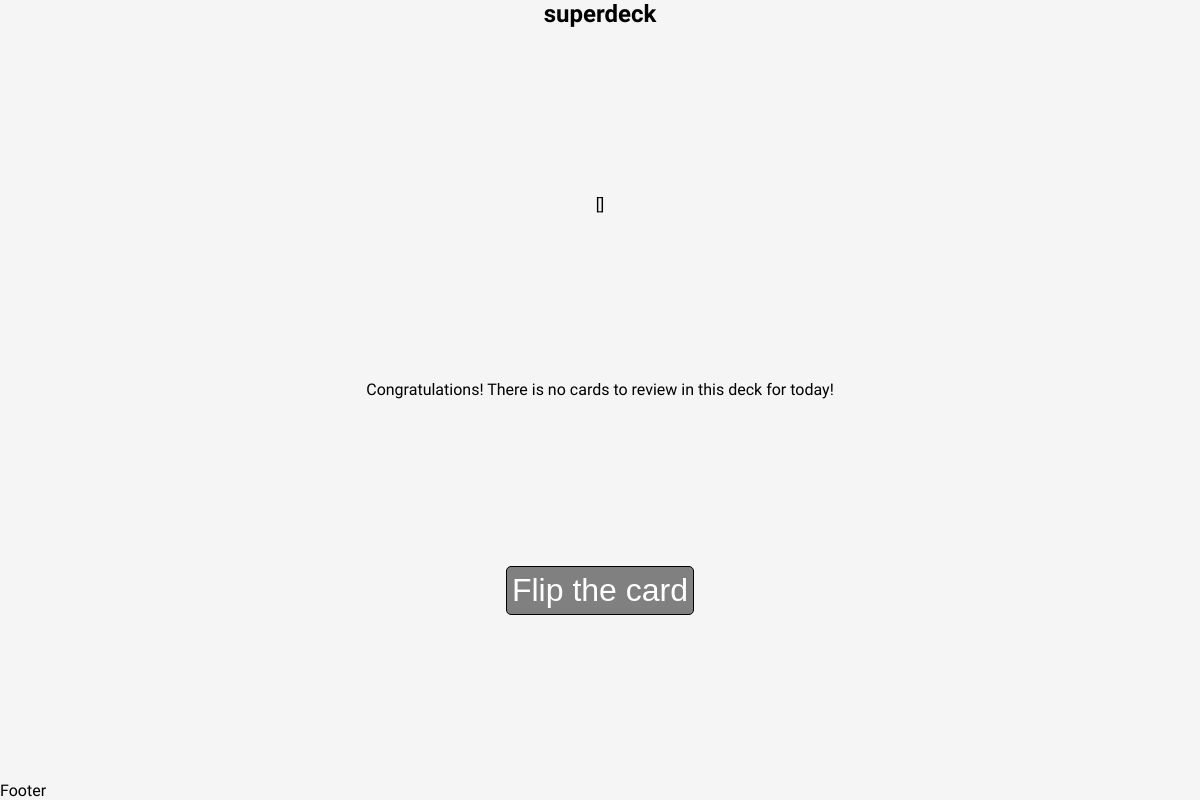
The page /review/?deck_name=superdeck (signed in) on the database as committed earlier.
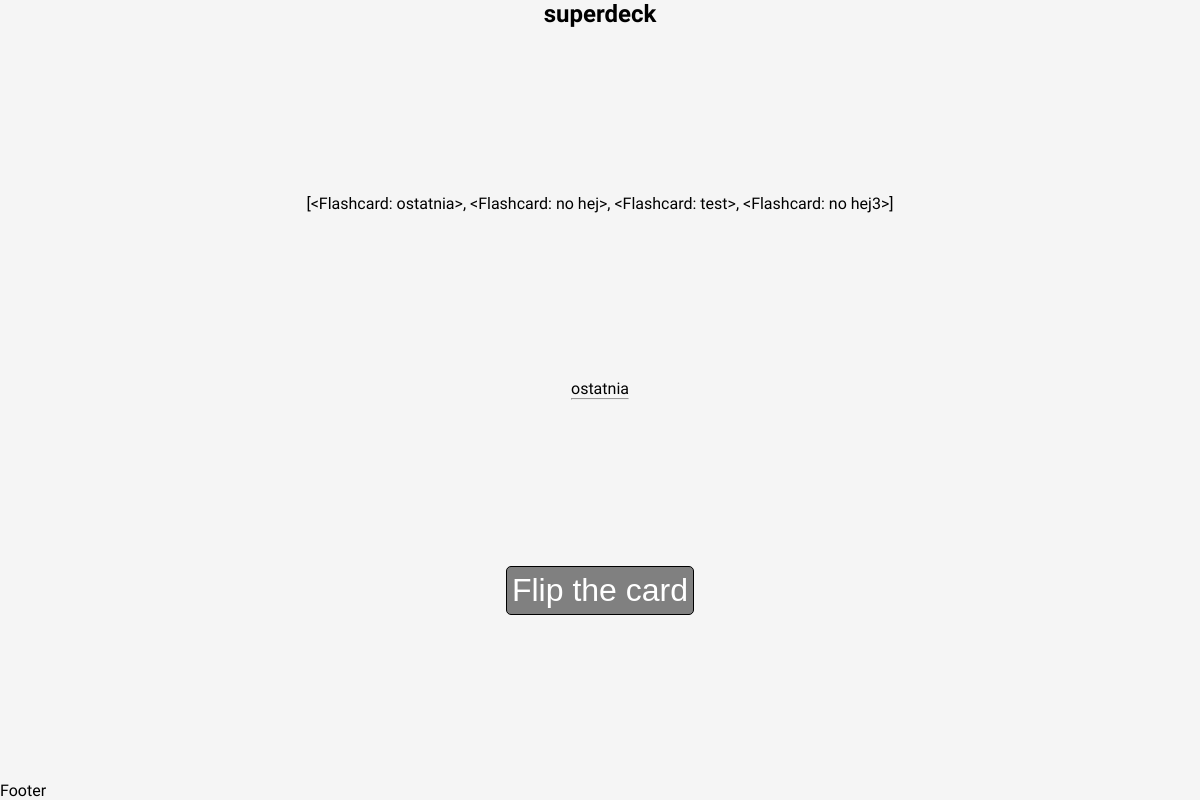
The same page on the database as committed later.
### mainapp/models.py (models this page shows, shortened)
class Deck(models.Model):
    name = models.CharField(max_length=140)
    user = models.ForeignKey(User,related_name="decks",on_delete=models.CASCADE)
    description = models.CharField(max_length=300, blank=True, null=True)
    def flashcards_to_review(self):
        return self.flashcards.filter(next_review__lte=timezone.now().date())

class Flashcard(models.Model):
    front = models.CharField(max_length=500)
    back = models.CharField(max_length=500)
    user = models.ForeignKey(User, on_delete=models.CASCADE)
    deck = models.ForeignKey(Deck, related_name="flashcards",on_delete=models.CASCADE)
    winning_streak = models.IntegerField(default=0)
    easiness_factor = models.FloatField(default=2.5)
    interval = models.IntegerField(default=0)
    next_review = models.DateField(default=timezone.now().date())
    def __str__(self):
        return self.front

### mainapp/views.py (the view)
# urls.py: urlpatterns = [path("", views.landing_page, name="landing_page"),path("translator/", views.translator, name="translator"), path("review/", views.review, name="review"), path("users/<str:user_username>
def review(request):
    deck_name = request.GET.get("deck_name")
    deck = get_object_or_404(Deck, name=deck_name, user=request.user)
    flashcards_for_review = deck.flashcards_to_review()
    flashcards_list = list(flashcards_for_review)
    random.shuffle(flashcards_list)
    if request.headers.get("x-requested-with") == "XMLHttpRequest":
        current_index = int(request.GET.get("current_index",0))
        next_index = current_index+1
        next_flashcard = flashcards_list[next_index]
        return JsonResponse({"front":next_flashcard.front, "back":next_flashcard.back, "index":next_index})
    return render(request, "mainapp/review.html", {"deck_name":deck_name,"flashcards_list":flashcards_list})

### mainapp/templates/mainapp/review.html (shortened to what this page needs)
{% extends "mainapp/landing_page.html" %}
{% block content %}
<h2 id="deck-name">{{deck_name}}</h2>
{{flashcards_list}}
<div id="flashcard-container">
    {% if flashcards_list %}
    {{flashcards_list.0.front}}
    <hr>
    {% else %}
    <p>Congratulations! There is no cards to review in this deck for today!</p>
    {% endif %}
</div>
<button class="show-answer">Flip the card</button>
{% endblock content %}

### mainapp/templates/mainapp/landing_page.html (shortened to what this page needs)
{% load static %}
<!DOCTYPE html>
<html lang="en">
<head>
    <link rel="stylesheet" href="{% static 'styles.css' %}">
</head>
<body>
    {% block content %}{% endblock content %}
    <footer>Footer</footer>
</body>
</html>

### mainapp/static/styles.css (style rules this page uses)
:root { --MAIN-COLOR: gray; --MAIN-FONT: Gabarito; --PAGE-WIDTH: 1400px; }
* { margin: 0; padding: 0; box-sizing: border-box; }
html { scroll-behavior: smooth; }
body { background-color: whitesmoke; justify-content: space-between; flex-direction: column; min-height: 100vh; display: flex; align-items: center; font-family: var(--MAIN-FONT); }
button { background-color: transparent; border: none }
footer { min-width: 100%; }
.quality-buttons-container button, .show-answer { font-size: 2em; color: white; border: 1px solid black; background-color: grey; border-radius: 5px; padding: 5px; cursor: pointer; }

Rows that differ between the two databases and show on the page:
added Flashcard: front.front "[<Flashcard: ostatnia>, <Flashcard: no hej>, <Flashcard: test>, <Flashcard: no hej3>]", front "ostatnia"
Other text that changed with them:
{{ flashcards_list }}: "[]" → (not shown)
text no longer shown: "Congratulations! There is no cards to review in this deck for today!"
